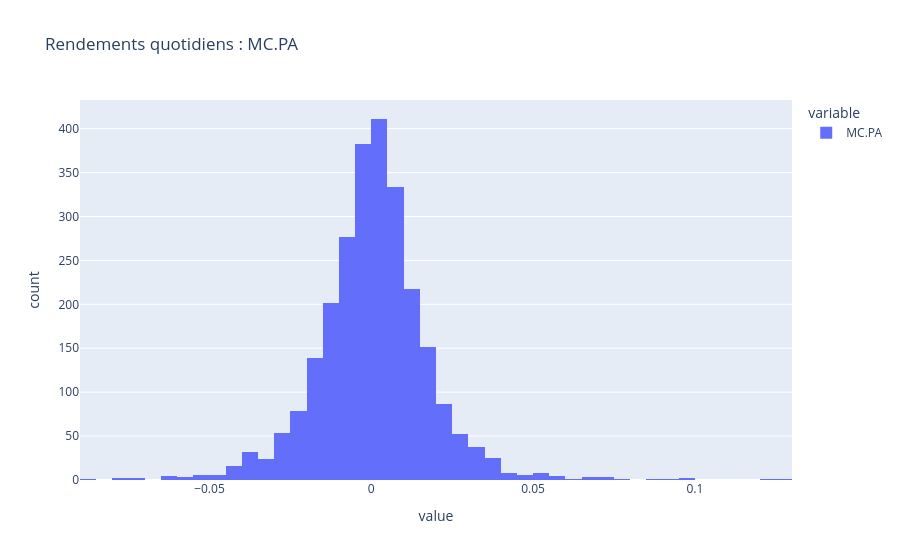

The code cell stored with this chart in its notebook:
### Code cell
ticker_test = "MC.PA"     # random test ticker
fig = px.histogram(rend[ticker_test].dropna(), nbins=100, title=f"Rendements quotidiens : {ticker_test}")
fig.show()

print("Kurtosis en excès (0 = loi normale) :")
print(rend.kurt().describe())

### Figure 1 — Plotly figure (JSON) as saved in the notebook; plotly's stock layout.template omitted (floating-point values rounded to 4 significant figures; data arrays with more than 128 entries replaced by an {"elided": "..."} marker saying what was removed)
{"data": [{"bingroup": "x", "hovertemplate": "variable=MC.PA<br>value=%{x}<br>count=%{y}<extra></extra>", "legendgroup": "MC.PA", "marker": {"color": "#636efa", "pattern": {"shape": ""}}, "name": "MC.PA", "nbinsx": 100, "orientation": "v", "showlegend": true, "type": "histogram", "x": {"elided": "2584 float values"}, "xaxis": "x", "yaxis": "y"}], "layout": {"barmode": "relative", "legend": {"title": {"text": "variable"}, "tracegroupgap": 0}, "title": {"text": "Rendements quotidiens : MC.PA"}, "xaxis": {"anchor": "y", "domain": [0, 1], "title": {"text": "value"}}, "yaxis": {"anchor": "x", "domain": [0, 1], "title": {"text": "count"}}}}
